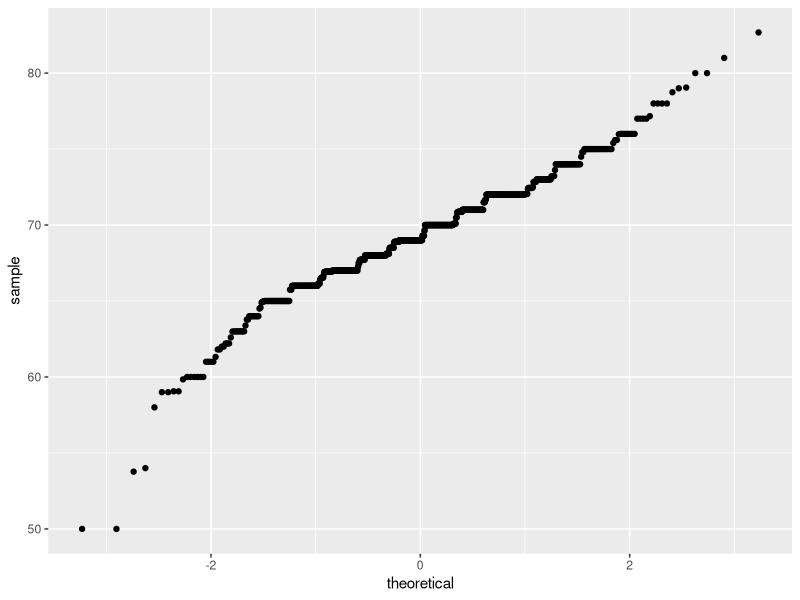
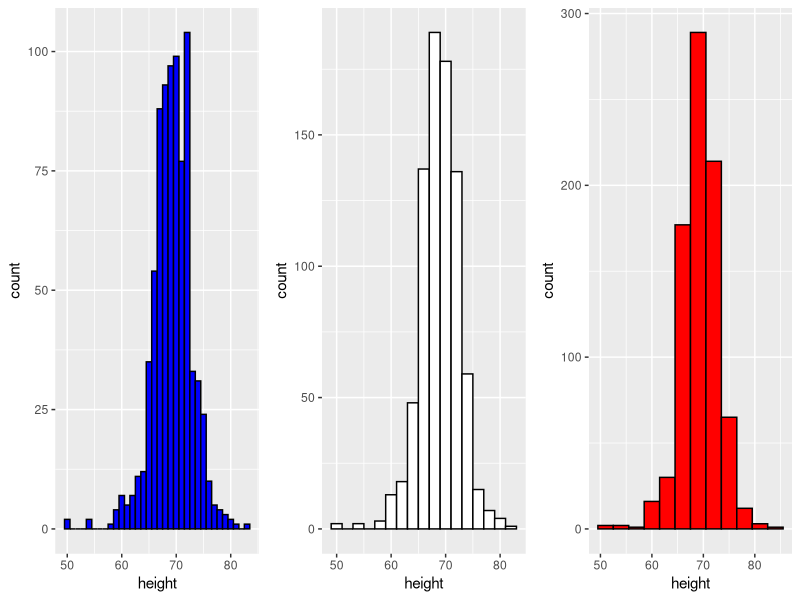
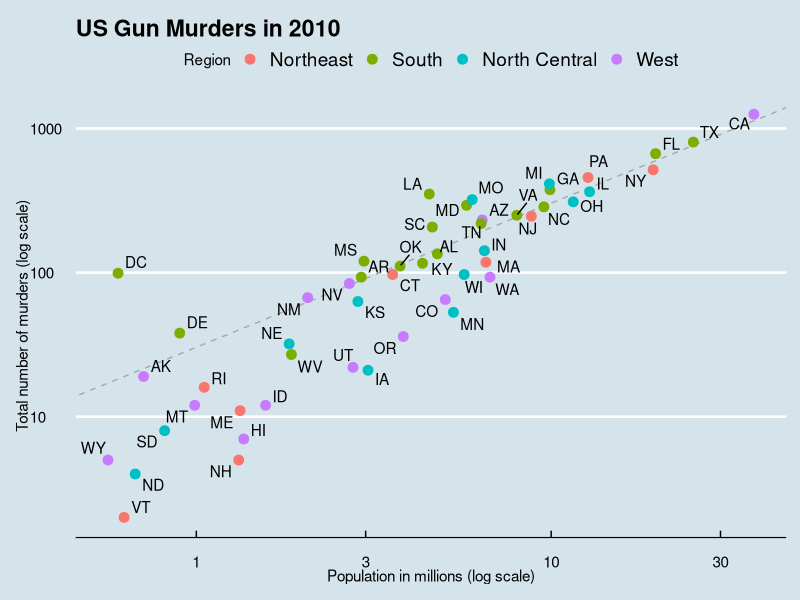

Write R code to recreate these figures, in order.
# load the dataset
library(dslabs)
library(dplyr)
library(tidyverse)
library(ggthemes)
library(ggrepel)
data(heights)

df <- data.frame(heights)

# make a table of category proportions
prop.table(table(heights$sex))

p <- heights %>% filter(sex == "Male") %>%
  ggplot(aes(sample = height))
p + geom_qq()

# define plots p1, p2, p3
p <- heights %>% filter(sex == "Male") %>% ggplot(aes(x = height))
p1 <- p + geom_histogram(binwidth = 1, fill = "blue", col = "black")
p2 <- p + geom_histogram(binwidth = 2, fill = "white", col = "black")
p3 <- p + geom_histogram(binwidth = 3, fill = "red", col = "black")

# arrange plots next to each other in 1 row, 3 columns
library(gridExtra)
grid.arrange(p1, p2, p3, ncol = 3)

### Murder plot  - the Economist Jurnal reproduction plot example

data("murders")

r <- murders %>%
  summarize(rate = sum(total) / sum(population) * 10^6) %>%
  pull(rate)


murders %>%
  ggplot(aes(population/10^6, total, label = abb)) +
  geom_abline(intercept = log10(r), lty = 2, color = "darkgrey") +
  geom_point(aes(col = region), size = 3) +
  geom_text_repel() +
  scale_x_log10() +
  scale_y_log10() +
  xlab("Population in millions (log scale)") +
  ylab("Total number of murders (log scale)") +
  ggtitle("US Gun Murders in 2010") +
  scale_color_discrete(name = "Region") +
  theme_economist()
